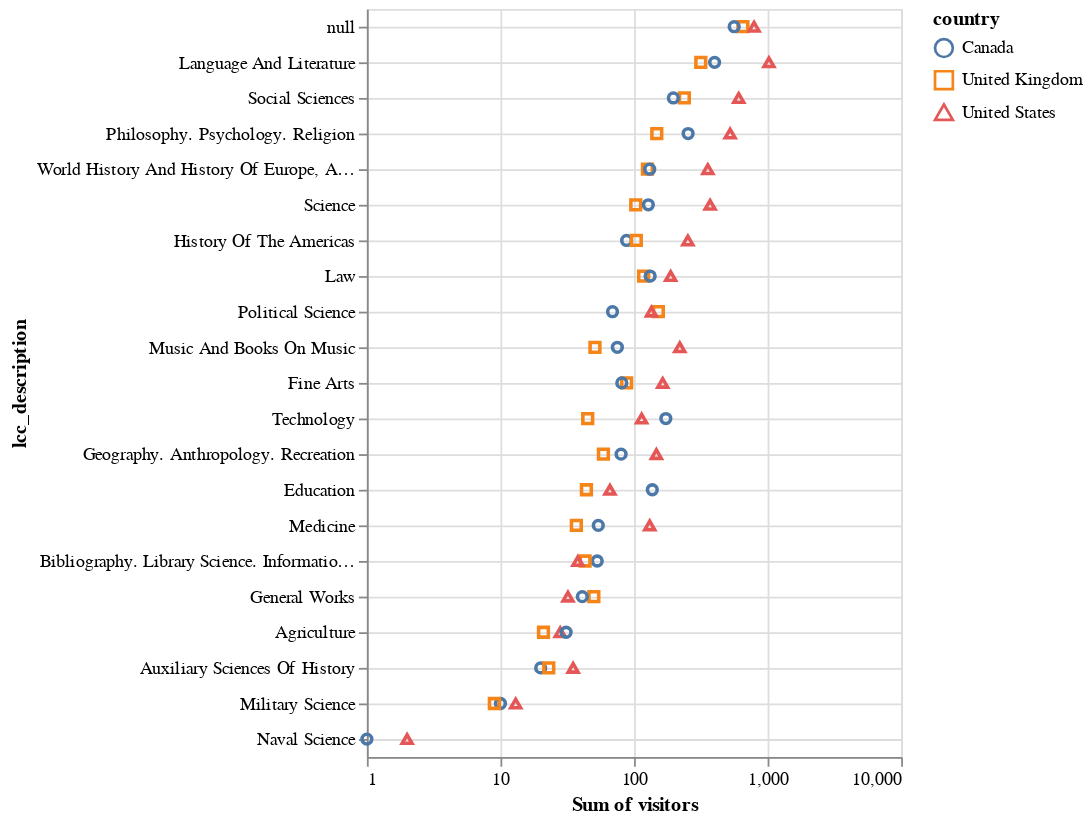

Source (notebook cell):
### Markdown cell above
## Configuring grid lines

Altair's default is to put grid lines on a quantitative axis, but here let's use grids on the categorical Y-axis to help us associate the labels with the points.

- We could add an `axis=alt.Axis(grid=True)` or `grid=False` to the individual encoding X and Y fields
- If we wanted to control both X and Y together, we could add a `.configure_axis(grid=True)` to the Chart
- Here we'll turn on Y axis grids with  `.configure_axisY(grid=True)`

The grid lines in Altair can only go where there are axis values, so if we wanted to control the number of grid lines for the x-axis, we would need to manually set the values.

### Code cell
log_symbols_plot.encode(
    x = alt.X('sum(visitors)')
                .scale(type='log')
                .axis(values=[1,10,100,1000,10000])
).configure_axisY(grid=True)

### Figure 1 — Vega specification as saved in the notebook (floating-point values rounded to 4 significant figures)
{"$schema": "https://vega.github.io/schema/vega/v5.json", "data": [{"name": "source_0"}, {"name": "data_0", "values": [{"country": "Canada", "lcc_description": "Military Science", "sum_visitors": 10}, {"country": "United States", "lcc_description": "History Of The Americas", "sum_visitors": 253}, {"country": "United Kingdom", "lcc_description": "Social Sciences", "sum_visitors": 238}, {"country": "United Kingdom", "lcc_description": null, "sum_visitors": 653}, {"country": "United Kingdom", "lcc_description": "Science", "sum_visitors": 103}, {"country": "Canada", "lcc_description": "Medicine", "sum_visitors": 54}, {"country": "Canada", "lcc_description": "Language And Literature", "sum_visitors": 401}, {"country": "United Kingdom", "lcc_description": "Philosophy. Psychology. Religion", "sum_visitors": 148}, {"country": "United Kingdom", "lcc_description": "World History And History Of Europe, Asia, Africa, Australia, New Zealand, Etc.", "sum_visitors": 126}, {"country": "United Kingdom", "lcc_description": "Language And Literature", "sum_visitors": 316}, {"country": "United States", "lcc_description": "Science", "sum_visitors": 371}, {"country": "Canada", "lcc_description": null, "sum_visitors": 562}, {"country": "United States", "lcc_description": "Fine Arts", "sum_visitors": 164}, {"country": "United States", "lcc_description": "Philosophy. Psychology. Religion", "sum_visitors": 524}, {"country": "United States", "lcc_description": "Social Sciences", "sum_visitors": 608}, {"country": "United Kingdom", "lcc_description": "Education", "sum_visitors": 44}, {"country": "Canada", "lcc_description": "Social Sciences", "sum_visitors": 197}, {"country": "Canada", "lcc_description": "Bibliography. Library Science. Information Resources (General)", "sum_visitors": 53}, {"country": "United States", "lcc_description": null, "sum_visitors": 792}, {"country": "United Kingdom", "lcc_description": "Law", "sum_visitors": 118}, {"country": "Canada", "lcc_description": "Education", "sum_visitors": 137}, {"country": "Canada", "lcc_description": "Music And Books On Music", "sum_visitors": 75}, {"country": "United Kingdom", "lcc_description": "Fine Arts", "sum_visitors": 88}, {"country": "Canada", "lcc_description": "World History And History Of Europe, Asia, Africa, Australia, New Zealand, Etc.", "sum_visitors": 131}, {"country": "United States", "lcc_description": "Language And Literature", "sum_visitors": 1023}, {"country": "Canada", "lcc_description": "Law", "sum_visitors": 132}, {"country": "United States", "lcc_description": "Geography. Anthropology. Recreation", "sum_visitors": 147}, {"country": "United States", "lcc_description": "Law", "sum_visitors": 188}, {"country": "United Kingdom", "lcc_description": "Bibliography. Library Science. Information Resources (General)", "sum_visitors": 43}, {"country": "United Kingdom", "lcc_description": "General Works", "sum_visitors": 50}, {"country": "United States", "lcc_description": "Agriculture", "sum_visitors": 28}, {"country": "United Kingdom", "lcc_description": "Political Science", "sum_visitors": 152}, {"country": "United Kingdom", "lcc_description": "Geography. Anthropology. Recreation", "sum_visitors": 59}, {"country": "Canada", "lcc_description": "Geography. Anthropology. Recreation", "sum_visitors": 80}, {"country": "Canada", "lcc_description": "Philosophy. Psychology. Religion", "sum_visitors": 254}, {"country": "Canada", "lcc_description": "General Works", "sum_visitors": 41}, {"country": "Canada", "lcc_description": "Science", "sum_visitors": 128}, {"country": "United States", "lcc_description": "Technology", "sum_visitors": 114}, {"country": "United States", "lcc_description": "World History And History Of Europe, Asia, Africa, Australia, New Zealand, Etc.", "sum_visitors": 357}, {"country": "United Kingdom", "lcc_description": "Agriculture", "sum_visitors": 21}, {"country": "Canada", "lcc_description": "History Of The Americas", "sum_visitors": 88}, {"country": "United States", "lcc_description": "General Works", "sum_visitors": 32}, {"country": "United Kingdom", "lcc_description": "Music And Books On Music", "sum_visitors": 51}, {"country": "Canada", "lcc_description": "Technology", "sum_visitors": 173}, {"country": "United States", "lcc_description": "Music And Books On Music", "sum_visitors": 220}, {"country": "Canada", "lcc_description": "Political Science", "sum_visitors": 69}, {"country": "United States", "lcc_description": "Education", "sum_visitors": 66}, {"country": "United States", "lcc_description": "Auxiliary Sciences Of History", "sum_visitors": 35}, {"country": "Canada", "lcc_description": "Auxiliary Sciences Of History", "sum_visitors": 20}, {"country": "United Kingdom", "lcc_description": "History Of The Americas", "sum_visitors": 104}, {"country": "United States", "lcc_description": "Medicine", "sum_visitors": 131}, {"country": "United States", "lcc_description": "Military Science", "sum_visitors": 13}, {"country": "Canada", "lcc_description": "Fine Arts", "sum_visitors": 81}, {"country": "United States", "lcc_description": "Political Science", "sum_visitors": 135}, {"country": "United Kingdom", "lcc_description": "Auxiliary Sciences Of History", "sum_visitors": 23}, {"country": "Canada", "lcc_description": "Agriculture", "sum_visitors": 31}, {"country": "United States", "lcc_description": "Bibliography. Library Science. Information Resources (General)", "sum_visitors": 38}, {"country": "United Kingdom", "lcc_description": "Technology", "sum_visitors": 45}, {"country": "United Kingdom", "lcc_description": "Medicine", "sum_visitors": 37}, {"country": "United Kingdom", "lcc_description": "Military Science", "sum_visitors": 9}, {"country": "United States", "lcc_description": "Naval Science", "sum_visitors": 2}, {"country": "Canada", "lcc_description": "Naval Science", "sum_visitors": 1}]}, {"name": "source_0_y_domain_lcc_description", "values": [{"lcc_description": "Military Science", "sort_field": 32}, {"lcc_description": "History Of The Americas", "sort_field": 445}, {"lcc_description": "Social Sciences", "sort_field": 1043}, {"lcc_description": null, "sort_field": 2007}, {"lcc_description": "Science", "sort_field": 602}, {"lcc_description": "Medicine", "sort_field": 222}, {"lcc_description": "Language And Literature", "sort_field": 1740}, {"lcc_description": "Philosophy. Psychology. Religion", "sort_field": 926}, {"lcc_description": "World History And History Of Europe, Asia, Africa, Australia, New Zealand, Etc.", "sort_field": 614}, {"lcc_description": "Fine Arts", "sort_field": 333}, {"lcc_description": "Education", "sort_field": 247}, {"lcc_description": "Bibliography. Library Science. Information Resources (General)", "sort_field": 134}, {"lcc_description": "Law", "sort_field": 438}, {"lcc_description": "Music And Books On Music", "sort_field": 346}, {"lcc_description": "Geography. Anthropology. Recreation", "sort_field": 286}, {"lcc_description": "General Works", "sort_field": 123}, {"lcc_description": "Agriculture", "sort_field": 80}, {"lcc_description": "Political Science", "sort_field": 356}, {"lcc_description": "Technology", "sort_field": 332}, {"lcc_description": "Auxiliary Sciences Of History", "sort_field": 78}, {"lcc_description": "Naval Science", "sort_field": 3}]}, {"name": "data_0_color_domain_country", "values": [{"country": "Canada"}, {"country": "United States"}, {"country": "United Kingdom"}]}, {"name": "data_0_shape_domain_country", "values": [{"country": "Canada"}, {"country": "United States"}, {"country": "United Kingdom"}]}], "signals": [{"name": "y_step", "value": 20}, {"name": "height", "update": "bandspace(domain('y').length, 1, 0.5) * y_step"}], "marks": [{"type": "symbol", "name": "marks", "from": {"data": "data_0"}, "encode": {"update": {"x": {"field": "sum_visitors", "scale": "x"}, "fill": {"value": "transparent"}, "ariaRoleDescription": {"value": "point"}, "y": {"field": "lcc_description", "scale": "y"}, "description": {"signal": "\"Sum of visitors: \" + (format(datum[\"sum_visitors\"], \"\")) + \"; lcc_description: \" + (isValid(datum[\"lcc_description\"]) ? datum[\"lcc_description\"] : \"\"+datum[\"lcc_description\"]) + \"; country: \" + (isValid(datum[\"country\"]) ? datum[\"country\"] : \"\"+datum[\"country\"])"}, "shape": {"field": "country", "scale": "shape"}, "stroke": {"field": "country", "scale": "color"}}}, "style": ["point"]}], "scales": [{"name": "x", "type": "log", "domain": {"data": "data_0", "field": "sum_visitors"}, "range": [0, {"signal": "width"}], "nice": true}, {"name": "y", "type": "point", "domain": {"data": "source_0_y_domain_lcc_description", "field": "lcc_description", "sort": {"op": "max", "field": "sort_field", "order": "descending"}}, "range": {"step": {"signal": "y_step"}}, "padding": 0.5}, {"name": "color", "type": "ordinal", "domain": {"data": "data_0_color_domain_country", "field": "country", "sort": true}, "range": "category"}, {"name": "shape", "type": "ordinal", "domain": {"data": "data_0_shape_domain_country", "field": "country", "sort": true}, "range": "symbol"}], "axes": [{"scale": "x", "gridScale": "y", "minExtent": 0, "values": [1, 10, 100, 1000, 10000], "labels": false, "orient": "bottom", "maxExtent": 0, "domain": false, "ticks": false, "zindex": 0, "aria": false, "grid": true}, {"scale": "y", "orient": "left", "domain": false, "minExtent": 0, "zindex": 0, "maxExtent": 0, "grid": true, "gridScale": "x", "labels": false, "ticks": false, "aria": false}, {"scale": "x", "zindex": 0, "values": [1, 10, 100, 1000, 10000], "title": "Sum of visitors", "orient": "bottom", "grid": false, "labelFlush": true, "labelOverlap": "greedy"}, {"scale": "y", "orient": "left", "title": "lcc_description", "zindex": 0, "grid": false}], "legends": [{"stroke": "color", "symbolType": "circle", "title": "country", "encode": {"symbols": {"update": {"fill": {"value": "transparent"}}}}, "shape": "shape"}], "padding": 5, "config": {"axisY": {"grid": true}}, "width": 300, "background": "white", "style": "cell"}
